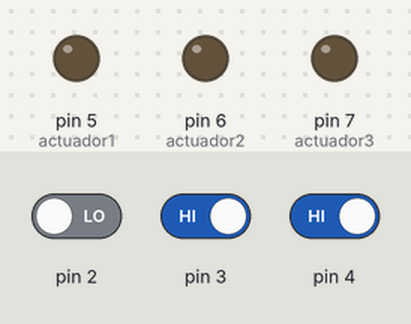
The sketch below on a simulated Arduino Uno, built with avr-gcc and run on an emulated ATmega328P. Parts: output pins drawn as LEDs (lit = HIGH). Inputs (shaded band) come from the test bench; at power-on: pin 3 HIGH, pin 2 LOW, pin 4 HIGH.

Above: at 1.2 s.
1.3 s: pin 3 driven LOW
At 2.5 s:
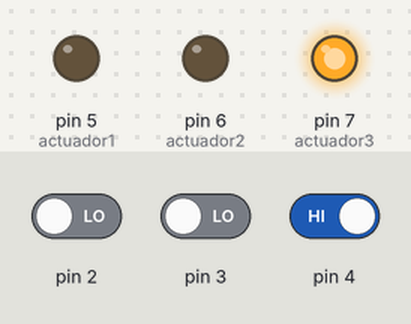
2.8 s: pin 2 driven HIGH and pin 4 driven LOW
At 3.8 s:
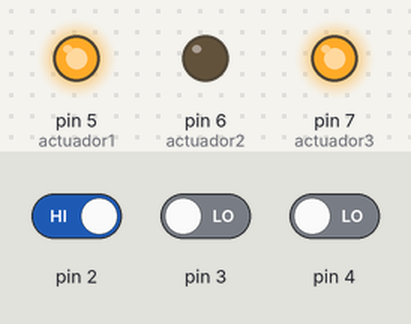
4.3 s: pin 2 driven LOW and pin 3 driven HIGH
At 5.0 s:
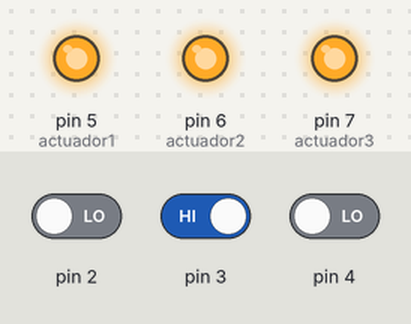
Timing chart, 0 to 7.3 s (numbered marks = the images above; inputs shaded):
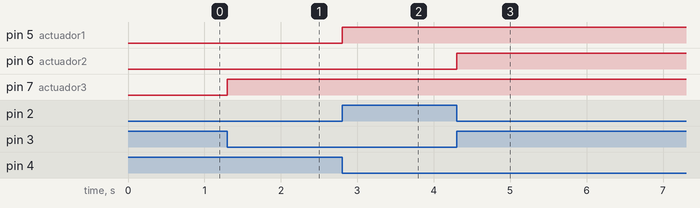

Measured:
- after the input at 1.3 s, pin 7 (actuador3): LOW → HIGH at once
- after the input at 2.8 s, pin 5 (actuador1): LOW → HIGH at once
- after the input at 4.3 s, pin 6 (actuador2): LOW → HIGH at once

The sketch:

OptoAcopladores_y_Relevadores.ino
```cpp
 int  sensor1 = 2;
 int  sensor2 = 3;
 int  sensor3 = 4;
 int  actuador1 = 5;
 int  actuador2 = 6;
 int  actuador3 = 7;


  void setup(){

pinMode(2, INPUT);
pinMode(3, INPUT);
pinMode(4, INPUT);
pinMode(5, OUTPUT);
pinMode(6, OUTPUT);
pinMode(7, OUTPUT);


  }


  void loop(){

if(digitalRead(2) == HIGH && digitalRead(3) == LOW && digitalRead(4) == LOW){
  digitalWrite(actuador1, HIGH);
}else{
  if(digitalRead(2) == LOW && digitalRead(3) == HIGH && digitalRead(4) == LOW){
    digitalWrite(actuador2, HIGH);
  }else{
    if(digitalRead(2) == LOW && digitalRead(3) == LOW && digitalRead(4) == HIGH){
      digitalWrite(actuador3, HIGH);
    }


  }
}


  }
```
